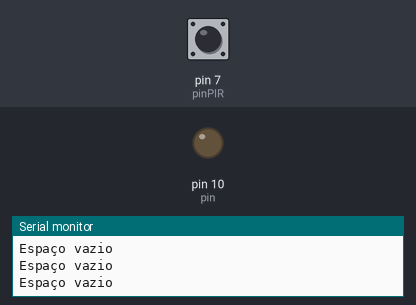
The sketch below on a simulated Arduino Uno, built with avr-gcc and run on an emulated ATmega328P. On the bench: output pins drawn as LEDs (lit = HIGH), the last lines printed to the serial monitor. Dashed ring = blinking. Inputs (shaded band) come from the test bench; at power-on: pin 7 (pinPIR) LOW.

Above: at 1.2 s.
1.3 s: pin 7 (pinPIR) driven HIGH
At 2.5 s:
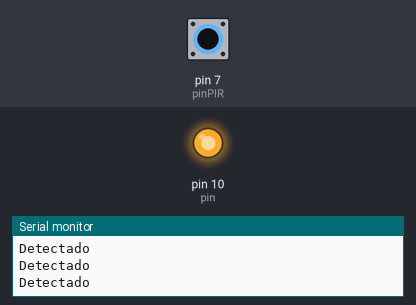
2.8 s: pin 7 (pinPIR) driven LOW
At 3.9 s:
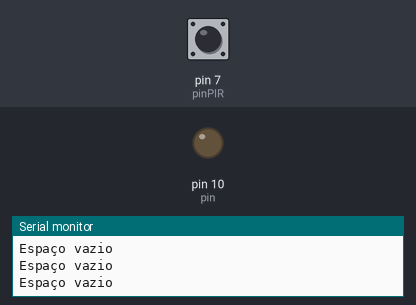
5.8 s: pin 7 (pinPIR) pulsed HIGH 2 times (0.12 s each, 0.3 s apart)
At 6.17 s:
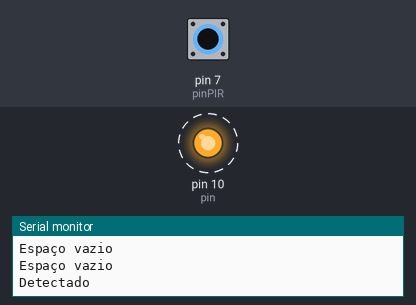
Timing chart, 0 to 8.8 s (numbered marks = the images above; inputs shaded):
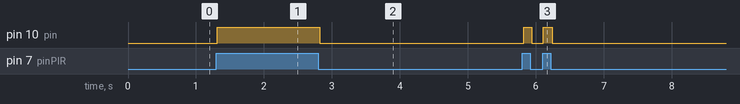

The sketch:

SensorPresenca.ino
```cpp
//Sensor de presença

#define pinPIR 7
#define pin 10

void setup() {
  // put your setup code here, to run once:
  pinMode(pinPIR, INPUT);
  pinMode(pin, OUTPUT);
  Serial.begin(9600);
}

void loop() {
  // put your main code here, to run repeatedly:
  bool valorPIR = digitalRead(pinPIR);

  if(valorPIR){
    Serial.println("Detectado");
    digitalWrite(pin, HIGH);
  }else{
    Serial.println("Espaço vazio");
    digitalWrite(pin, LOW);
//    delay(1000);
  }

}
```

Measured:
- after the input at 1.3 s, pin 10 (pin): LOW → HIGH at once
- after the input at 2.8 s, pin 10 (pin): HIGH → LOW at once
- after the input at 5.8 s, pin 10 (pin): alternates HIGH for 0.12 s and LOW for 0.17 s, 4 changes in all, then stays LOW, starting at once
